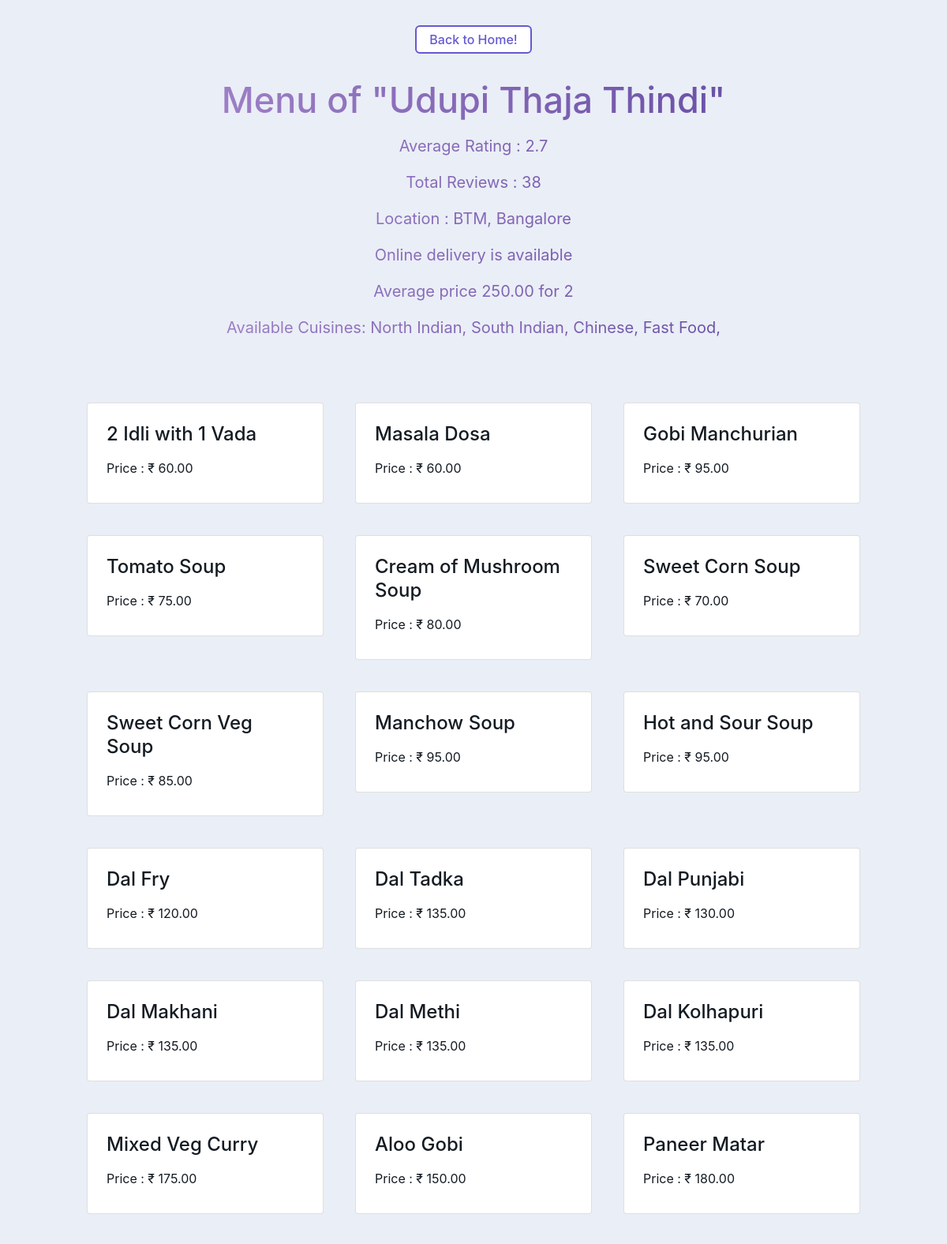
Page /restaurant/4 (upper part) on the committed database.
### search/models.py (models this page shows, shortened)
class FoodDish(models.Model):
    name = models.CharField(max_length = 100)
    price = models.DecimalField(max_digits = 7, decimal_places = 2)
    restaurant = models.ForeignKey(Restaurant, on_delete = models.CASCADE)

### search/views.py (the view)
# urls.py: path('restaurant/<int:id>', views.restaurant_view, name = 'restaurant')
def restaurant_view(request,id):
    restaurant = Restaurant.objects.get(id = id)
    dishes = FoodDish.objects.filter(restaurant_id = id)
    cuisines = Cuisine.objects.filter(restaurant = restaurant)
    context = {
        'restaurant' : restaurant,
        'food_items' : dishes,
        'cuisines': cuisines
    }
    return render(request, 'restaurant.html', context)

### templates/restaurant.html (shortened to what this page needs)
{% extends 'base.html' %}
{% block content %}
<form >
    <input class='button' type="button" value="Back to Home!" onclick="history.back()">
</form>
<header>
    <h1>Menu of "{{restaurant.name}}"</h1>
</header>
<div class = "rest_info">
    {% if restaurant.average_rating %}
    <p>Average Rating : {{restaurant.average_rating}}</p>
    <p>Total Reviews :  {{restaurant.total_reviews}}</p>
    {% endif %}
    <p>Location : {{restaurant.area}}, Bangalore</p>
    {% if restaurant.online_delivery %}
    <p>
    </p>
    {% endif %}
    {% if restaurant.average_cost_for_2 %}
    <p>
    </p>
    {% endif %}
    {% if cuisines %}
    <p>
    </p>
    {% endif %}
</div>
<div class="cards">
    {% for item in food_items %}
    <article class="information [ card ]">
        <h2 class="title">{{item.name}}</h2>
        <p class="info">Price : &#8377 {{item.price}}</p>
    </article>
    {% endfor %}
</div>
{% endblock %}

### templates/base.html (shortened to what this page needs)
<!DOCTYPE html>
{% load static %}
<html lang="en">
  <head>
    <link rel="stylesheet" href="{% static 'styles/style.css'%}" />
    <link rel="stylesheet" href="https://cdn.jsdelivr.net/npm/bootstrap@4.3.1/dist/css/bootstrap.min.css">
  </head>
  <body>
    {% block content %}
    {% endblock %}
  </body>
</html>

### static/styles/style.css (style rules this page uses)
*, *:after, *:before { box-sizing: border-box; }
:root { --c-white: #fff; --c-black: #000; --c-ash: #eaeef6; --c-charcoal: #a0a0a0; --c-void: #141b22; --c-fair-pink: #FFEDEC; --c-apricot: #FBC8BE; --c-coffee: #754D42; --c-del-rio: #917072; --c-java: #1FCAC5; --c-titan-white: #f1eeff; --c-cold-purple: #a69fd6; --c-indigo: #6558d3; --c-governor: #4133B7; }
body { font-family: "Spline Sans", sans-serif; line-height: 1.5; min-height: 100vh; background-color: var(--c-ash) !important; }
header h1 { margin-top: 2rem; font-size: 45px; font-weight: 450; background-image: linear-gradient(to left, #553c9a, #b393d3); color: transparent; background-clip: text; -webkit-background-clip: text; text-align: center; }
.cards { display: flex; flex-wrap: wrap; align-items: flex-start; flex-wrap: wrap; justify-content: center; gap: 2.5rem; width: 90%; max-width: 1000px; margin: 10vh auto; }
.rest_info { margin-top: 1rem; font-size: 20px; background-image: linear-gradient(to left, #553c9a, #b393d3); color: transparent; background-clip: text; -webkit-background-clip: text; text-align: center; }
.card { border-radius: 16px; box-shadow: 0 30px 30px -25px rgba(#4133B7, .25); width: 300px; }
form { text-align: center; margin-top: 2rem; }
form > .button { font: inherit; line-height: 1; background-color: var(--c-white); border: 2px solid var(--c-indigo); color: var(--c-indigo); padding: 0.5em 1em; border-radius: 6px; font-weight: 500; display: inline-flex; align-items: center; justify-content: space-between; gap: 0.5rem; }

### rows in the picture
FoodDish: name "2 Idli with 1 Vada", price "60.00"
FoodDish: name "Masala Dosa", price "60.00"
FoodDish: name "Gobi Manchurian", price "95.00"
FoodDish: name "Tomato Soup", price "75.00"
FoodDish: name "Cream of Mushroom Soup", price "80.00"
FoodDish: name "Sweet Corn Soup", price "70.00"
FoodDish: name "Sweet Corn Veg Soup", price "85.00"
FoodDish: name "Manchow Soup", price "95.00"
FoodDish: name "Hot and Sour Soup", price "95.00"
FoodDish: name "Dal Fry", price "120.00"
FoodDish: name "Dal Tadka", price "135.00"
FoodDish: name "Dal Punjabi", price "130.00"
FoodDish: name "Dal Makhani", price "135.00"
FoodDish: name "Dal Methi", price "135.00"
FoodDish: name "Dal Kolhapuri", price "135.00"
FoodDish: name "Mixed Veg Curry", price "175.00"
FoodDish: name "Aloo Gobi", price "150.00"
FoodDish: name "Paneer Matar", price "180.00"
